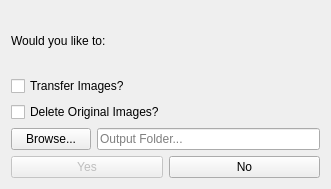
<?xml version="1.0" encoding="UTF-8"?>
<ui version="4.0">
 <class>Dialog</class>
 <widget class="QDialog" name="Dialog">
  <property name="windowModality">
   <enum>Qt::ApplicationModal</enum>
  </property>
  <property name="geometry">
   <rect>
    <x>0</x>
    <y>0</y>
    <width>331</width>
    <height>189</height>
   </rect>
  </property>
  <property name="windowTitle">
   <string>Auto Transfer</string>
  </property>
  <property name="modal">
   <bool>true</bool>
  </property>
  <layout class="QGridLayout" name="gridLayout">
   <item row="4" column="0">
    <layout class="QHBoxLayout" name="horizontalLayout">
     <item>
      <widget class="QPushButton" name="ModalSaveButton">
       <property name="enabled">
        <bool>false</bool>
       </property>
       <property name="text">
        <string>Yes</string>
       </property>
      </widget>
     </item>
     <item>
      <widget class="QPushButton" name="ModalCancelButton">
       <property name="text">
        <string>No</string>
       </property>
      </widget>
     </item>
    </layout>
   </item>
   <item row="3" column="0">
    <layout class="QHBoxLayout" name="horizontalLayout_2">
     <item>
      <widget class="QPushButton" name="ModalBrowseButton">
       <property name="text">
        <string>Browse...</string>
       </property>
      </widget>
     </item>
     <item>
      <widget class="QLineEdit" name="ModalOutputFolder">
       <property name="placeholderText">
        <string>Output Folder...</string>
       </property>
      </widget>
     </item>
    </layout>
   </item>
   <item row="2" column="0">
    <widget class="QCheckBox" name="DeleteBox">
     <property name="text">
      <string>Delete Original Images?</string>
     </property>
    </widget>
   </item>
   <item row="1" column="0">
    <widget class="QCheckBox" name="TransferBox">
     <property name="text">
      <string>Transfer Images?</string>
     </property>
    </widget>
   </item>
   <item row="0" column="0">
    <widget class="QLabel" name="label">
     <property name="text">
      <string>Would you like to:</string>
     </property>
    </widget>
   </item>
  </layout>
 </widget>
 <resources/>
 <connections/>
</ui>
